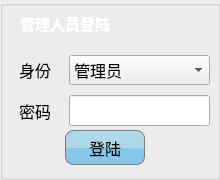
   <widget class="QGroupBox" name="ShenFen">
    <property name="geometry">
     <rect>
      <x>1650</x>
      <y>130</y>
      <width>220</width>
      <height>180</height>
     </rect>
    </property>
    <property name="styleSheet">
     <string notr="true">QGroupBox#ShenFen{
border-image:url(:/VisionTest/Resources/Pictures/ShenFen.jpg);
border: 0px solid;
}</string>
    </property>
    <property name="title">
     <string/>
    </property>
    <widget class="QWidget" name="formLayoutWidget_2">
     <property name="geometry">
      <rect>
       <x>14</x>
       <y>50</y>
       <width>201</width>
       <height>81</height>
      </rect>
     </property>
     <layout class="QFormLayout" name="formLayout_2">
      <property name="horizontalSpacing">
       <number>5</number>
      </property>
      <property name="verticalSpacing">
       <number>10</number>
      </property>
      <property name="leftMargin">
       <number>5</number>
      </property>
      <property name="topMargin">
       <number>5</number>
      </property>
      <property name="rightMargin">
       <number>5</number>
      </property>
      <property name="bottomMargin">
       <number>5</number>
      </property>
      <item row="0" column="0">
       <widget class="QLabel" name="label_17">
        <property name="font">
         <font>
          <family>方正粗黑宋简体</family>
          <pointsize>12</pointsize>
          <weight>50</weight>
          <bold>false</bold>
         </font>
        </property>
        <property name="text">
         <string>身份   </string>
        </property>
       </widget>
      </item>
      <item row="0" column="1">
       <widget class="QComboBox" name="comboBox">
        <property name="palette">
         <palette>
          <active>
           <colorrole role="WindowText">
            <brush brushstyle="SolidPattern">
             <color alpha="255">
              <red>0</red>
              <green>0</green>
              <blue>0</blue>
             </color>
            </brush>
           </colorrole>
           <colorrole role="Text">
            <brush brushstyle="SolidPattern">
             <color alpha="255">
              <red>0</red>
              <green>0</green>
              <blue>0</blue>
             </color>
            </brush>
           </colorrole>
           <colorrole role="PlaceholderText">
            <brush brushstyle="NoBrush">
             <color alpha="128">
              <red>0</red>
              <green>0</green>
              <blue>0</blue>
             </color>
            </brush>
           </colorrole>
          </active>
          <inactive>
           <colorrole role="WindowText">
            <brush brushstyle="SolidPattern">
             <color alpha="255">
              <red>0</red>
              <green>0</green>
              <blue>0</blue>
             </color>
            </brush>
           </colorrole>
           <colorrole role="Text">
            <brush brushstyle="SolidPattern">
             <color alpha="255">
              <red>0</red>
              <green>0</green>
              <blue>0</blue>
             </color>
            </brush>
           </colorrole>
           <colorrole role="PlaceholderText">
            <brush brushstyle="NoBrush">
             <color alpha="128">
              <red>0</red>
              <green>0</green>
              <blue>0</blue>
             </color>
            </brush>
           </colorrole>
          </inactive>
          <disabled>
           <colorrole role="WindowText">
            <brush brushstyle="SolidPattern">
             <color alpha="255">
              <red>45</red>
              <green>45</green>
              <blue>45</blue>
             </color>
            </brush>
           </colorrole>
           <colorrole role="Text">
            <brush brushstyle="SolidPattern">
             <color alpha="255">
              <red>45</red>
              <green>45</green>
              <blue>45</blue>
             </color>
            </brush>
           </colorrole>
           <colorrole role="PlaceholderText">
            <brush brushstyle="NoBrush">
             <color alpha="128">
              <red>0</red>
              <green>0</green>
              <blue>0</blue>
             </color>
            </brush>
           </colorrole>
          </disabled>
         </palette>
        </property>
        <property name="font">
         <font>
          <family>方正粗黑宋简体</family>
          <pointsize>12</pointsize>
         </font>
        </property>
        <property name="editable">
         <bool>false</bool>
        </property>
        <property name="currentText">
         <string>管理员</string>
        </property>
        <property name="duplicatesEnabled">
         <bool>false</bool>
        </property>
        <item>
         <property name="text">
          <string>管理员</string>
         </property>
        </item>
        <item>
         <property name="text">
          <string>操作员</string>
         </property>
        </item>
        <item>
         <property name="text">
          <string>技术人员</string>
         </property>
        </item>
       </widget>
      </item>
      <item row="1" column="0">
       <widget class="QLabel" name="label_18">
        <property name="font">
         <font>
          <family>方正粗黑宋简体</family>
          <pointsize>12</pointsize>
         </font>
        </property>
        <property name="text">
         <string>密码</string>
        </property>
       </widget>
      </item>
      <item row="1" column="1">
       <widget class="QLineEdit" name="MiMa">
        <property name="font">
         <font>
          <family>方正粗黑宋简体</family>
          <pointsize>12</pointsize>
         </font>
        </property>
       </widget>
      </item>
     </layout>
    </widget>
    <widget class="QPushButton" name="DengLu_2">
     <property name="geometry">
      <rect>
       <x>65</x>
       <y>130</y>
       <width>80</width>
       <height>35</height>
      </rect>
     </property>
     <property name="palette">
      <palette>
       <active>
        <colorrole role="Button">
         <brush brushstyle="ConicalGradientPattern">
          <gradient centralx="0.500000000000000" centraly="0.522909000000000" angle="179.900000000000006" type="ConicalGradient" spread="PadSpread" coordinatemode="ObjectBoundingMode">
           <gradientstop position="0.494318000000000">
            <color alpha="255">
             <red>134</red>
             <green>198</green>
             <blue>233</blue>
            </color>
           </gradientstop>
           <gradientstop position="0.500000000000000">
            <color alpha="255">
             <red>175</red>
             <green>215</green>
             <blue>234</blue>
            </color>
           </gradientstop>
          </gradient>
         </brush>
        </colorrole>
        <colorrole role="Base">
         <brush brushstyle="ConicalGradientPattern">
          <gradient centralx="0.500000000000000" centraly="0.522909000000000" angle="179.900000000000006" type="ConicalGradient" spread="PadSpread" coordinatemode="ObjectBoundingMode">
           <gradientstop position="0.494318000000000">
            <color alpha="255">
             <red>134</red>
             <green>198</green>
             <blue>233</blue>
            </color>
           </gradientstop>
           <gradientstop position="0.500000000000000">
            <color alpha="255">
             <red>175</red>
             <green>215</green>
             <blue>234</blue>
            </color>
           </gradientstop>
          </gradient>
         </brush>
        </colorrole>
        <colorrole role="Window">
         <brush brushstyle="ConicalGradientPattern">
          <gradient centralx="0.500000000000000" centraly="0.522909000000000" angle="179.900000000000006" type="ConicalGradient" spread="PadSpread" coordinatemode="ObjectBoundingMode">
           <gradientstop position="0.494318000000000">
            <color alpha="255">
             <red>134</red>
             <green>198</green>
             <blue>233</blue>
            </color>
           </gradientstop>
           <gradientstop position="0.500000000000000">
            <color alpha="255">
             <red>175</red>
             <green>215</green>
             <blue>234</blue>
            </color>
           </gradientstop>
          </gradient>
         </brush>
        </colorrole>
       </active>
       <inactive>
        <colorrole role="Button">
         <brush brushstyle="ConicalGradientPattern">
          <gradient centralx="0.500000000000000" centraly="0.522909000000000" angle="179.900000000000006" type="ConicalGradient" spread="PadSpread" coordinatemode="ObjectBoundingMode">
           <gradientstop position="0.494318000000000">
            <color alpha="255">
             <red>134</red>
             <green>198</green>
             <blue>233</blue>
            </color>
           </gradientstop>
           <gradientstop position="0.500000000000000">
            <color alpha="255">
             <red>175</red>
             <green>215</green>
             <blue>234</blue>
            </color>
           </gradientstop>
          </gradient>
         </brush>
        </colorrole>
        <colorrole role="Base">
         <brush brushstyle="ConicalGradientPattern">
          <gradient centralx="0.500000000000000" centraly="0.522909000000000" angle="179.900000000000006" type="ConicalGradient" spread="PadSpread" coordinatemode="ObjectBoundingMode">
           <gradientstop position="0.494318000000000">
            <color alpha="255">
             <red>134</red>
             <green>198</green>
             <blue>233</blue>
            </color>
           </gradientstop>
           <gradientstop position="0.500000000000000">
            <color alpha="255">
             <red>175</red>
             <green>215</green>
             <blue>234</blue>
            </color>
           </gradientstop>
          </gradient>
         </brush>
        </colorrole>
        <colorrole role="Window">
         <brush brushstyle="ConicalGradientPattern">
          <gradient centralx="0.500000000000000" centraly="0.522909000000000" angle="179.900000000000006" type="ConicalGradient" spread="PadSpread" coordinatemode="ObjectBoundingMode">
           <gradientstop position="0.494318000000000">
            <color alpha="255">
             <red>134</red>
             <green>198</green>
             <blue>233</blue>
            </color>
           </gradientstop>
           <gradientstop position="0.500000000000000">
            <color alpha="255">
             <red>175</red>
             <green>215</green>
             <blue>234</blue>
            </color>
           </gradientstop>
          </gradient>
         </brush>
        </colorrole>
       </inactive>
       <disabled>
        <colorrole role="Button">
         <brush brushstyle="ConicalGradientPattern">
          <gradient centralx="0.500000000000000" centraly="0.522909000000000" angle="179.900000000000006" type="ConicalGradient" spread="PadSpread" coordinatemode="ObjectBoundingMode">
           <gradientstop position="0.494318000000000">
            <color alpha="255">
             <red>134</red>
             <green>198</green>
             <blue>233</blue>
            </color>
           </gradientstop>
           <gradientstop position="0.500000000000000">
            <color alpha="255">
             <red>175</red>
             <green>215</green>
             <blue>234</blue>
            </color>
           </gradientstop>
          </gradient>
         </brush>
        </colorrole>
        <colorrole role="Base">
         <brush brushstyle="ConicalGradientPattern">
          <gradient centralx="0.500000000000000" centraly="0.522909000000000" angle="179.900000000000006" type="ConicalGradient" spread="PadSpread" coordinatemode="ObjectBoundingMode">
           <gradientstop position="0.494318000000000">
            <color alpha="255">
             <red>134</red>
             <green>198</green>
             <blue>233</blue>
            </color>
           </gradientstop>
           <gradientstop position="0.500000000000000">
            <color alpha="255">
             <red>175</red>
             <green>215</green>
             <blue>234</blue>
            </color>
           </gradientstop>
          </gradient>
         </brush>
        </colorrole>
        <colorrole role="Window">
         <brush brushstyle="ConicalGradientPattern">
          <gradient centralx="0.500000000000000" centraly="0.522909000000000" angle="179.900000000000006" type="ConicalGradient" spread="PadSpread" coordinatemode="ObjectBoundingMode">
           <gradientstop position="0.494318000000000">
            <color alpha="255">
             <red>134</red>
             <green>198</green>
             <blue>233</blue>
            </color>
           </gradientstop>
           <gradientstop position="0.500000000000000">
            <color alpha="255">
             <red>175</red>
             <green>215</green>
             <blue>234</blue>
            </color>
           </gradientstop>
          </gradient>
         </brush>
        </colorrole>
       </disabled>
      </palette>
     </property>
     <property name="font">
      <font>
       <family>方正粗黑宋简体</family>
       <pointsize>12</pointsize>
       <weight>50</weight>
       <bold>false</bold>
      </font>
     </property>
     <property name="autoFillBackground">
      <bool>false</bool>
     </property>
     <property name="styleSheet">
      <string notr="true">QPushButton#DengLu_2{
background-color: qconicalgradient(cx:0.5, cy:0.522909, angle:179.9, stop:0.494318 rgba(134, 198, 233, 255), stop:0.5 rgba(175, 215, 234, 255));
border: 1px solid rgb(124, 124, 124);
border-radius:8px;
}
QPushButton#DengLu_2:hover{
background-color: qconicalgradient(cx:0.5, cy:0.522909, angle:179.9, stop:0.494318 rgba(181, 225, 250, 255), stop:0.5 rgba(222, 242, 251, 255));
  border-radius:8px;
  border: 1px solid #3C80B1;
}
QPushButton#DengLu_2:pressed{
 background-color: qconicalgradient(cx:0.5, cy:0.522909, angle:179.9, stop:0.494318 rgba(214, 214, 214, 255), stop:0.5 rgba(236, 236, 236, 255));
  border-radius:8px;
  border: 1px solid #5F92B2;
}</string>
     </property>
     <property name="text">
      <string>登陆</string>
     </property>
    </widget>
    <widget class="QLabel" name="label_19">
     <property name="geometry">
      <rect>
       <x>20</x>
       <y>8</y>
       <width>151</width>
       <height>31</height>
      </rect>
     </property>
     <property name="palette">
      <palette>
       <active>
        <colorrole role="WindowText">
         <brush brushstyle="SolidPattern">
          <color alpha="255">
           <red>255</red>
           <green>255</green>
           <blue>255</blue>
          </color>
         </brush>
        </colorrole>
       </active>
       <inactive>
        <colorrole role="WindowText">
         <brush brushstyle="SolidPattern">
          <color alpha="255">
           <red>255</red>
           <green>255</green>
           <blue>255</blue>
          </color>
         </brush>
        </colorrole>
       </inactive>
       <disabled>
        <colorrole role="WindowText">
         <brush brushstyle="SolidPattern">
          <color alpha="255">
           <red>120</red>
           <green>120</green>
           <blue>120</blue>
          </color>
         </brush>
        </colorrole>
       </disabled>
      </palette>
     </property>
     <property name="font">
      <font>
       <pointsize>11</pointsize>
       <weight>75</weight>
       <bold>true</bold>
      </font>
     </property>
     <property name="text">
      <string>管理人员登陆</string>
     </property>
    </widget>
   </widget>
